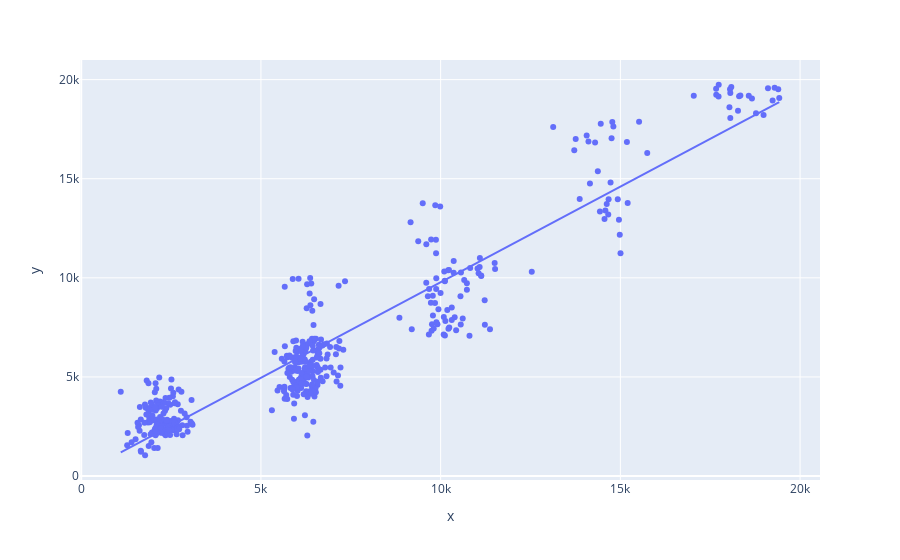

The notebook cell saved with this chart:
### Code cell
from sklearn.linear_model import LinearRegression
from sklearn.metrics import accuracy_score,mean_squared_error,r2_score


# تقسيم الميزات (X) والهدف (y)
X = data.drop('MonthlyIncome', axis=1)
y = data['MonthlyIncome']

# تقسيم البيانات إلى تدريب واختبار
X_train, X_test, y_train, y_test = train_test_split(X, y, test_size=0.3, random_state=42)
pca = PCA(n_components=25)
x_train_pca = pca.fit_transform(X_train)
x_test_pca = pca.transform(X_test)
x_train_pca = pd.DataFrame(x_train_pca)
x_test_pca = pd.DataFrame(x_test_pca)

# بناء نموذج الانحدار الخطي
model = LinearRegression()
model.fit(x_train_pca, y_train)

# التنبؤ بالقيم
y_pred = model.predict(x_test_pca)

# تقييم النموذج
mse = mean_squared_error(y_test, y_pred)
r2 = r2_score(y_test, y_pred)
# print(f'Accuracy: {accuracy_score(y_test, y_pred)}')
print(f'Mean Squared Error: {mse:.2f}')
print(f'R^2 Score: {r2:.2f}')
px.scatter(x=y_pred,y=y_test,trendline='ols')

### Figure 1 — Plotly figure (JSON) as saved in the notebook; plotly's stock layout.template omitted (floating-point values rounded to 4 significant figures; data arrays with more than 128 entries replaced by an {"elided": "..."} marker saying what was removed)
{"data": [{"hovertemplate": "x=%{x}<br>y=%{y}<extra></extra>", "legendgroup": "", "marker": {"color": "#636efa", "symbol": "circle"}, "mode": "markers", "name": "", "orientation": "v", "showlegend": false, "type": "scatter", "x": {"elided": "441 float values"}, "xaxis": "x", "y": {"elided": "441 int values"}, "yaxis": "y"}, {"hovertemplate": "<b>OLS trendline</b><br>y = 0.963993 * x + 141.941<br>R<sup>2</sup>=0.887655<br><br>x=%{x}<br>y=%{y} <b>(trend)</b><extra></extra>", "legendgroup": "", "marker": {"color": "#636efa", "symbol": "circle"}, "mode": "lines", "name": "", "showlegend": false, "type": "scatter", "x": {"elided": "441 float values"}, "xaxis": "x", "y": {"elided": "441 float values"}, "yaxis": "y"}], "layout": {"legend": {"tracegroupgap": 0}, "margin": {"t": 60}, "xaxis": {"anchor": "y", "domain": [0, 1], "title": {"text": "x"}}, "yaxis": {"anchor": "x", "domain": [0, 1], "title": {"text": "y"}}}}
